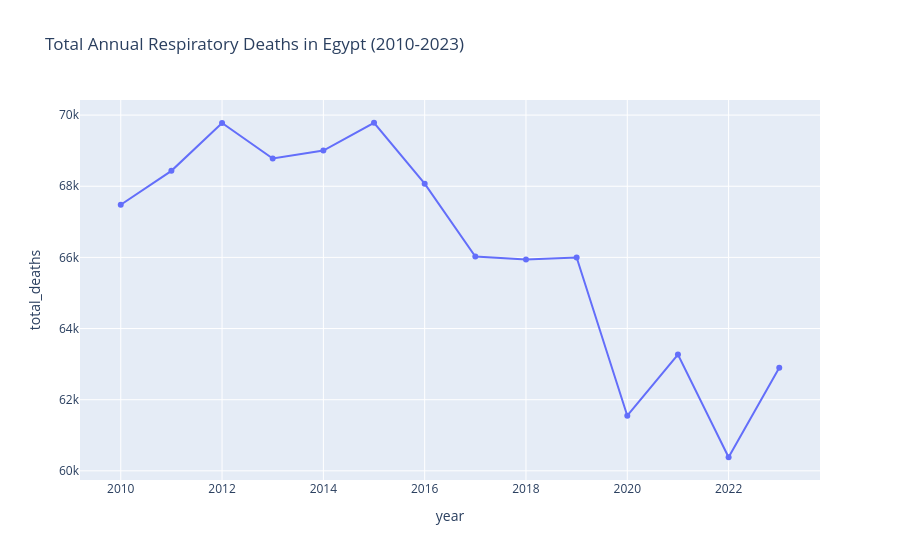

Here is the notebook cell this chart was saved with:
### Code cell
# Automatically detect if it is 'year' or 'Year'
year_col = "year" if "year" in yearly.columns else "Year"

fig = px.line(yearly, x=year_col, y="total_deaths", markers=True,
              title="Total Annual Respiratory Deaths in Egypt (2010-2023)")

# fig.show() is correct for Jupyter Notebooks
fig.show()

### Figure 1 — Plotly figure (JSON) as saved in the notebook; plotly's stock layout.template omitted (floating-point values rounded to 4 significant figures)
{"data": [{"hovertemplate": "year=%{x}<br>total_deaths=%{y}<extra></extra>", "legendgroup": "", "line": {"color": "#636efa", "dash": "solid"}, "marker": {"symbol": "circle"}, "mode": "lines+markers", "name": "", "orientation": "v", "showlegend": false, "type": "scatter", "x": [2010, 2011, 2012, 2013, 2014, 2015, 2016, 2017, 2018, 2019, 2020, 2021, 2022, 2023], "xaxis": "x", "y": [67480, 68433, 69780, 68778, 69003, 69785, 68071, 66023, 65941, 65999, 61550, 63268, 60382, 62897], "yaxis": "y"}], "layout": {"legend": {"tracegroupgap": 0}, "title": {"text": "Total Annual Respiratory Deaths in Egypt (2010-2023)"}, "xaxis": {"anchor": "y", "domain": [0, 1], "title": {"text": "year"}}, "yaxis": {"anchor": "x", "domain": [0, 1], "title": {"text": "total_deaths"}}}}
